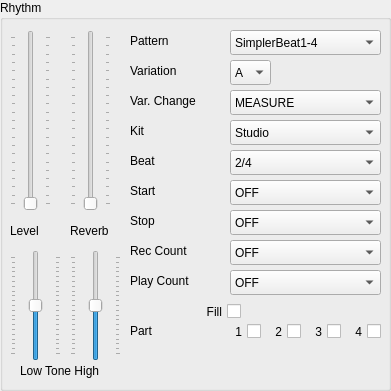
  <widget class="QGroupBox" name="groupBox">
   <property name="geometry">
    <rect>
     <x>640</x>
     <y>130</y>
     <width>391</width>
     <height>391</height>
    </rect>
   </property>
   <property name="title">
    <string>Rhythm</string>
   </property>
   <widget class="QSlider" name="track1_Level_2">
    <property name="geometry">
     <rect>
      <x>10</x>
      <y>30</y>
      <width>41</width>
      <height>181</height>
     </rect>
    </property>
    <property name="maximum">
     <number>200</number>
    </property>
    <property name="orientation">
     <enum>Qt::Vertical</enum>
    </property>
    <property name="tickPosition">
     <enum>QSlider::TicksBothSides</enum>
    </property>
   </widget>
   <widget class="QLabel" name="label_track1_Level_2">
    <property name="geometry">
     <rect>
      <x>10</x>
      <y>220</y>
      <width>41</width>
      <height>21</height>
     </rect>
    </property>
    <property name="text">
     <string>Level</string>
    </property>
   </widget>
   <widget class="QLabel" name="label_track1_Level_3">
    <property name="geometry">
     <rect>
      <x>70</x>
      <y>220</y>
      <width>51</width>
      <height>21</height>
     </rect>
    </property>
    <property name="text">
     <string>Reverb</string>
    </property>
   </widget>
   <widget class="QSlider" name="track1_Level_3">
    <property name="geometry">
     <rect>
      <x>70</x>
      <y>30</y>
      <width>41</width>
      <height>181</height>
     </rect>
    </property>
    <property name="maximum">
     <number>200</number>
    </property>
    <property name="orientation">
     <enum>Qt::Vertical</enum>
    </property>
    <property name="tickPosition">
     <enum>QSlider::TicksBothSides</enum>
    </property>
   </widget>
   <widget class="QComboBox" name="track1_Start_2">
    <property name="geometry">
     <rect>
      <x>230</x>
      <y>30</y>
      <width>151</width>
      <height>25</height>
     </rect>
    </property>
    <item>
     <property name="text">
      <string>SimplerBeat1-4</string>
     </property>
    </item>
    <item>
     <property name="text">
      <string>GrooverBeat1-1</string>
     </property>
    </item>
    <item>
     <property name="text">
      <string>Rock1-4</string>
     </property>
    </item>
    <item>
     <property name="text">
      <string>Funk1-4</string>
     </property>
    </item>
    <item>
     <property name="text">
      <string>Shufffle1-4</string>
     </property>
    </item>
    <item>
     <property name="text">
      <string>Swing1-5</string>
     </property>
    </item>
    <item>
     <property name="text">
      <string>SideKick1-5</string>
     </property>
    </item>
    <item>
     <property name="text">
      <string>PercusBeat1-5</string>
     </property>
    </item>
   </widget>
   <widget class="QLabel" name="label_track1_Start_2">
    <property name="geometry">
     <rect>
      <x>130</x>
      <y>30</y>
      <width>91</width>
      <height>21</height>
     </rect>
    </property>
    <property name="text">
     <string>Pattern</string>
    </property>
   </widget>
   <widget class="QComboBox" name="track1_Start_3">
    <property name="geometry">
     <rect>
      <x>230</x>
      <y>60</y>
      <width>41</width>
      <height>25</height>
     </rect>
    </property>
    <item>
     <property name="text">
      <string>A</string>
     </property>
    </item>
    <item>
     <property name="text">
      <string>B</string>
     </property>
    </item>
   </widget>
   <widget class="QLabel" name="label_track1_Start_3">
    <property name="geometry">
     <rect>
      <x>130</x>
      <y>60</y>
      <width>91</width>
      <height>21</height>
     </rect>
    </property>
    <property name="text">
     <string>Variation</string>
    </property>
   </widget>
   <widget class="QComboBox" name="track1_Start_4">
    <property name="geometry">
     <rect>
      <x>230</x>
      <y>90</y>
      <width>151</width>
      <height>25</height>
     </rect>
    </property>
    <item>
     <property name="text">
      <string>MEASURE</string>
     </property>
    </item>
    <item>
     <property name="text">
      <string>LOOP END</string>
     </property>
    </item>
   </widget>
   <widget class="QLabel" name="label_track1_Start_4">
    <property name="geometry">
     <rect>
      <x>130</x>
      <y>90</y>
      <width>91</width>
      <height>21</height>
     </rect>
    </property>
    <property name="text">
     <string>Var. Change</string>
    </property>
   </widget>
   <widget class="QLabel" name="label_track1_Start_5">
    <property name="geometry">
     <rect>
      <x>130</x>
      <y>120</y>
      <width>91</width>
      <height>21</height>
     </rect>
    </property>
    <property name="text">
     <string>Kit</string>
    </property>
   </widget>
   <widget class="QComboBox" name="track1_Start_5">
    <property name="geometry">
     <rect>
      <x>230</x>
      <y>120</y>
      <width>151</width>
      <height>25</height>
     </rect>
    </property>
    <item>
     <property name="text">
      <string>Studio</string>
     </property>
    </item>
    <item>
     <property name="text">
      <string>Live</string>
     </property>
    </item>
    <item>
     <property name="text">
      <string>Light</string>
     </property>
    </item>
   </widget>
   <widget class="QLabel" name="label_track1_Start_6">
    <property name="geometry">
     <rect>
      <x>130</x>
      <y>150</y>
      <width>91</width>
      <height>21</height>
     </rect>
    </property>
    <property name="text">
     <string>Beat</string>
    </property>
   </widget>
   <widget class="QComboBox" name="track1_Start_6">
    <property name="geometry">
     <rect>
      <x>230</x>
      <y>150</y>
      <width>151</width>
      <height>25</height>
     </rect>
    </property>
    <item>
     <property name="text">
      <string>2/4</string>
     </property>
    </item>
    <item>
     <property name="text">
      <string>4/4</string>
     </property>
    </item>
    <item>
     <property name="text">
      <string>7/4</string>
     </property>
    </item>
    <item>
     <property name="text">
      <string>5/8</string>
     </property>
    </item>
    <item>
     <property name="text">
      <string>15/8</string>
     </property>
    </item>
   </widget>
   <widget class="QLabel" name="label_track1_Start_7">
    <property name="geometry">
     <rect>
      <x>130</x>
      <y>180</y>
      <width>91</width>
      <height>21</height>
     </rect>
    </property>
    <property name="text">
     <string>Start</string>
    </property>
   </widget>
   <widget class="QComboBox" name="track1_Start_7">
    <property name="geometry">
     <rect>
      <x>230</x>
      <y>180</y>
      <width>151</width>
      <height>25</height>
     </rect>
    </property>
    <item>
     <property name="text">
      <string>OFF</string>
     </property>
    </item>
    <item>
     <property name="text">
      <string>LOOP START</string>
     </property>
    </item>
    <item>
     <property name="text">
      <string>REC END</string>
     </property>
    </item>
    <item>
     <property name="text">
      <string>BEFORE LOOP</string>
     </property>
    </item>
   </widget>
   <widget class="QLabel" name="label_track1_Start_8">
    <property name="geometry">
     <rect>
      <x>130</x>
      <y>210</y>
      <width>91</width>
      <height>21</height>
     </rect>
    </property>
    <property name="text">
     <string>Stop</string>
    </property>
   </widget>
   <widget class="QComboBox" name="track1_Start_8">
    <property name="geometry">
     <rect>
      <x>230</x>
      <y>210</y>
      <width>151</width>
      <height>25</height>
     </rect>
    </property>
    <item>
     <property name="text">
      <string>OFF</string>
     </property>
    </item>
    <item>
     <property name="text">
      <string>LOOP STOP</string>
     </property>
    </item>
    <item>
     <property name="text">
      <string>REC END</string>
     </property>
    </item>
   </widget>
   <widget class="QComboBox" name="track1_Start_9">
    <property name="geometry">
     <rect>
      <x>230</x>
      <y>240</y>
      <width>151</width>
      <height>25</height>
     </rect>
    </property>
    <item>
     <property name="text">
      <string>OFF</string>
     </property>
    </item>
    <item>
     <property name="text">
      <string>1MEAS</string>
     </property>
    </item>
   </widget>
   <widget class="QLabel" name="label_track1_Start_9">
    <property name="geometry">
     <rect>
      <x>130</x>
      <y>240</y>
      <width>91</width>
      <height>21</height>
     </rect>
    </property>
    <property name="text">
     <string>Rec Count</string>
    </property>
   </widget>
   <widget class="QLabel" name="label_track1_Start_10">
    <property name="geometry">
     <rect>
      <x>130</x>
      <y>270</y>
      <width>91</width>
      <height>21</height>
     </rect>
    </property>
    <property name="text">
     <string>Play Count</string>
    </property>
   </widget>
   <widget class="QComboBox" name="track1_Start_10">
    <property name="geometry">
     <rect>
      <x>230</x>
      <y>270</y>
      <width>151</width>
      <height>25</height>
     </rect>
    </property>
    <item>
     <property name="text">
      <string>OFF</string>
     </property>
    </item>
    <item>
     <property name="text">
      <string>1MEAS</string>
     </property>
    </item>
   </widget>
   <widget class="QCheckBox" name="track2_Reverse_2">
    <property name="geometry">
     <rect>
      <x>130</x>
      <y>300</y>
      <width>111</width>
      <height>23</height>
     </rect>
    </property>
    <property name="layoutDirection">
     <enum>Qt::RightToLeft</enum>
    </property>
    <property name="text">
     <string>Fill</string>
    </property>
   </widget>
   <widget class="QCheckBox" name="track2_Reverse_3">
    <property name="geometry">
     <rect>
      <x>230</x>
      <y>320</y>
      <width>31</width>
      <height>23</height>
     </rect>
    </property>
    <property name="layoutDirection">
     <enum>Qt::RightToLeft</enum>
    </property>
    <property name="text">
     <string>1</string>
    </property>
   </widget>
   <widget class="QCheckBox" name="track2_Reverse_4">
    <property name="geometry">
     <rect>
      <x>270</x>
      <y>320</y>
      <width>31</width>
      <height>23</height>
     </rect>
    </property>
    <property name="layoutDirection">
     <enum>Qt::RightToLeft</enum>
    </property>
    <property name="text">
     <string>2</string>
    </property>
   </widget>
   <widget class="QCheckBox" name="track2_Reverse_5">
    <property name="geometry">
     <rect>
      <x>310</x>
      <y>320</y>
      <width>31</width>
      <height>23</height>
     </rect>
    </property>
    <property name="layoutDirection">
     <enum>Qt::RightToLeft</enum>
    </property>
    <property name="text">
     <string>3</string>
    </property>
   </widget>
   <widget class="QCheckBox" name="track2_Reverse_6">
    <property name="geometry">
     <rect>
      <x>350</x>
      <y>320</y>
      <width>31</width>
      <height>23</height>
     </rect>
    </property>
    <property name="layoutDirection">
     <enum>Qt::RightToLeft</enum>
    </property>
    <property name="text">
     <string>4</string>
    </property>
   </widget>
   <widget class="QLabel" name="label_track1_Start_11">
    <property name="geometry">
     <rect>
      <x>130</x>
      <y>320</y>
      <width>91</width>
      <height>21</height>
     </rect>
    </property>
    <property name="text">
     <string>Part</string>
    </property>
   </widget>
   <widget class="QLabel" name="label_track1_Start_12">
    <property name="geometry">
     <rect>
      <x>20</x>
      <y>360</y>
      <width>111</width>
      <height>21</height>
     </rect>
    </property>
    <property name="text">
     <string>Low Tone High</string>
    </property>
   </widget>
   <widget class="QSlider" name="track1_Level_4">
    <property name="geometry">
     <rect>
      <x>10</x>
      <y>250</y>
      <width>51</width>
      <height>111</height>
     </rect>
    </property>
    <property name="minimum">
     <number>-10</number>
    </property>
    <property name="maximum">
     <number>10</number>
    </property>
    <property name="pageStep">
     <number>2</number>
    </property>
    <property name="orientation">
     <enum>Qt::Vertical</enum>
    </property>
    <property name="tickPosition">
     <enum>QSlider::TicksBothSides</enum>
    </property>
   </widget>
   <widget class="QSlider" name="track1_Level_5">
    <property name="geometry">
     <rect>
      <x>70</x>
      <y>250</y>
      <width>51</width>
      <height>111</height>
     </rect>
    </property>
    <property name="minimum">
     <number>-10</number>
    </property>
    <property name="maximum">
     <number>10</number>
    </property>
    <property name="pageStep">
     <number>2</number>
    </property>
    <property name="tracking">
     <bool>false</bool>
    </property>
    <property name="orientation">
     <enum>Qt::Vertical</enum>
    </property>
    <property name="tickPosition">
     <enum>QSlider::TicksBothSides</enum>
    </property>
   </widget>
  </widget>
